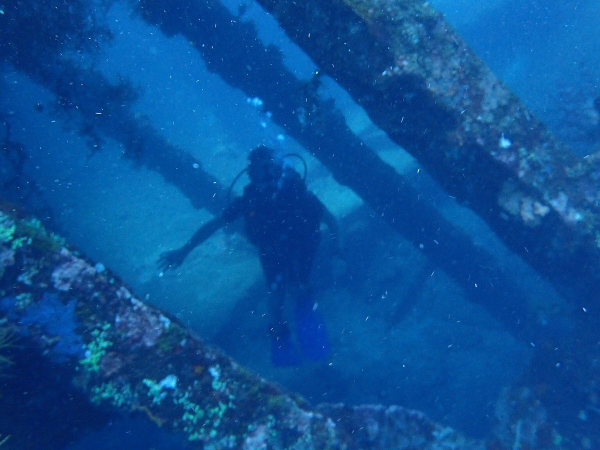
%> input picture TestPhoto/photo6jpg.jpg, 1200 x 900 px (shown at 1/2 size)
$ octave implement.m   (GNU Octave 9; MATLAB toolbox functions it lacks are replaced by stand-ins)
%> lines starting %> are read from the running program, lines starting %| are printed output that depends on the picture
close all;
clear all;
clc;

function out=MaxRGB(im)
% Image should be normalized to 0-1 归一化

R_max = max(max(im(:,:,1)));
G_max = max(max(im(:,:,2)));
B_max = max(max(im(:,:,3)));
Max = max(im(:));

k = [R_max G_max B_max]./Max;

for i=1:3
    out(:,:,i) = im(:,:,i)/k(i);
end

end

function out=GrayWorld(im, flag)
% Image should be normalized to 0-1 归一化

R_avg = mean2(im(:,:,1));
G_avg = mean2(im(:,:,2));
B_avg = mean2(im(:,:,3));

if ~exist('flag','var')||flag==0
    Avg = 0.5;
elseif flag==1
    Avg = mean2(im);
else
    Avg = G_avg;
end

k = [R_avg G_avg B_avg]./Avg;

for i=1:3
out(:,:,i) = im(:,:,i)/k(i);
out(:,:,i) = min(out(:,:,i),1);%处理一下有可能超出1的值，直接设1
end

end

% [107 lines left out: functions sharping, comb, not called in this run]


rgbImage = double(imread('TestPhoto/photo6jpg.jpg'))/255;
grayImage = rgb2gray(rgbImage);
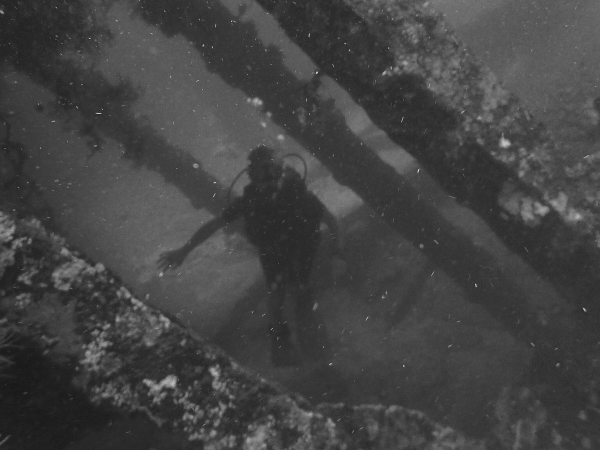
%> grayImage: size 900x1200 double (shown at 1/2 size); min 0.0461, max 0.95, mean 0.266

chanelR = rgbImage(:, :, 1);
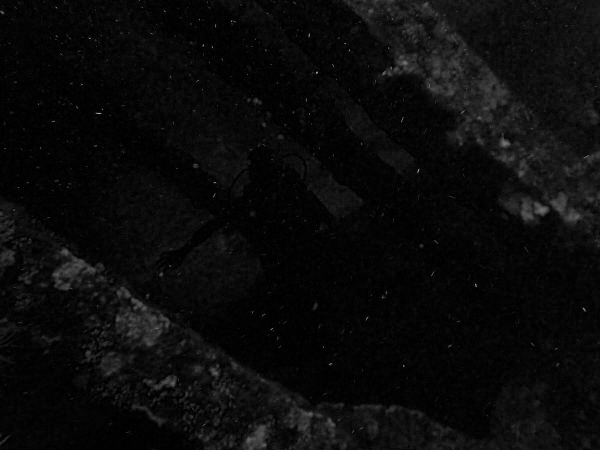
%> chanelR: size 900x1200 double (shown at 1/2 size); min 0, max 0.831, mean 0.0405
chanelG = rgbImage(:, :, 2);
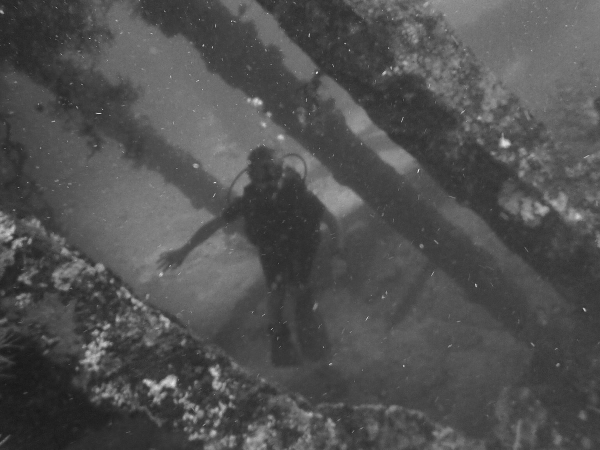
%> chanelG: size 900x1200 double (shown at 1/2 size); min 0.0314, max 1, mean 0.317
chanelB = rgbImage(:, :, 3);
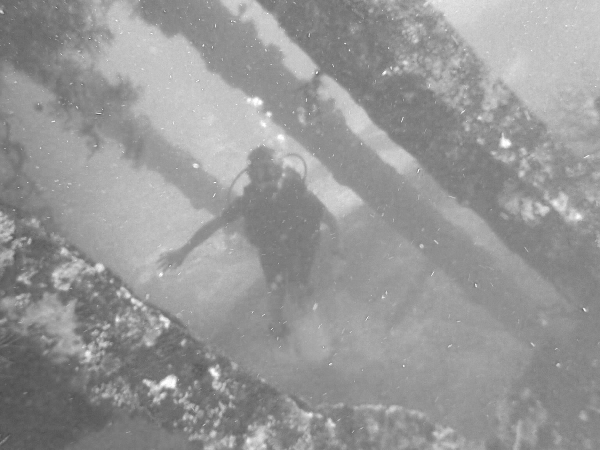
%> chanelB: size 900x1200 double (shown at 1/2 size); min 0.243, max 1, mean 0.593
%imwrite([chanelR, chanelG, chanelB], "./photo/chanel3.jpg");
meanR = mean(chanelR, "all");
%> meanR = 0.0405
meanG = mean(chanelG, "all");
%> meanG = 0.317
meanB = mean(chanelB, "all");
%> meanB = 0.593

%% 直接白平衡未做補償的結果(灰度世界)
IW = cat(3, chanelR, chanelG, chanelB);
IW_lin = rgb2lin(IW);
%> IW_lin: size 900x1200x3 double; mean of channels 1, 2, 3 0.00436, 0.0917, 0.324
IW_lin = GrayWorld(IW_lin);
%> in GrayWorld, `R_avg = mean2(im(:,:,1));`: R_avg = 0.00436
%> in GrayWorld, `G_avg = mean2(im(:,:,2));`: G_avg = 0.0917
%> in GrayWorld, `B_avg = mean2(im(:,:,3));`: B_avg = 0.324
%> in GrayWorld, `k = [R_avg G_avg B_avg]./Avg;`: k = [0.00872 0.183 0.648]
%> after the loop in GrayWorld, `for i=1:3`: out: size 900x1200x3 double; mean of channels 1, 2, 3 0.335, 0.479, 0.499
IWb = lin2rgb(IW_lin);
%> IWb: size 900x1200x3 double; mean of channels 1, 2, 3 0.523, 0.691, 0.72

%% MaxRGB
IM = cat(3, chanelR, chanelG, chanelB);
IM_lin = rgb2lin(IM);

IM_lin = MaxRGB(IM_lin);
%> in MaxRGB, `R_max = max(max(im(:,:,1)));`: R_max = 0.658
%> in MaxRGB, `G_max = max(max(im(:,:,2)));`: G_max = 1
%> in MaxRGB, `k = [R_max G_max B_max]./Max;`: k = [0.658 1 1]
%> after the loop in MaxRGB, `for i=1:3`: out: size 900x1200x3 double; mean of channels 1, 2, 3 0.00662, 0.0917, 0.324

IMb = lin2rgb(IM_lin);
%> IMb: size 900x1200x3 double; mean of channels 1, 2, 3 0.0551, 0.317, 0.593

I_lin = rgb2lin(IM);
percentiles = 5;
%> (the run ends here)

$ run again, with TestPhoto/test13.jpg copied over TestPhoto/photo6jpg.jpg
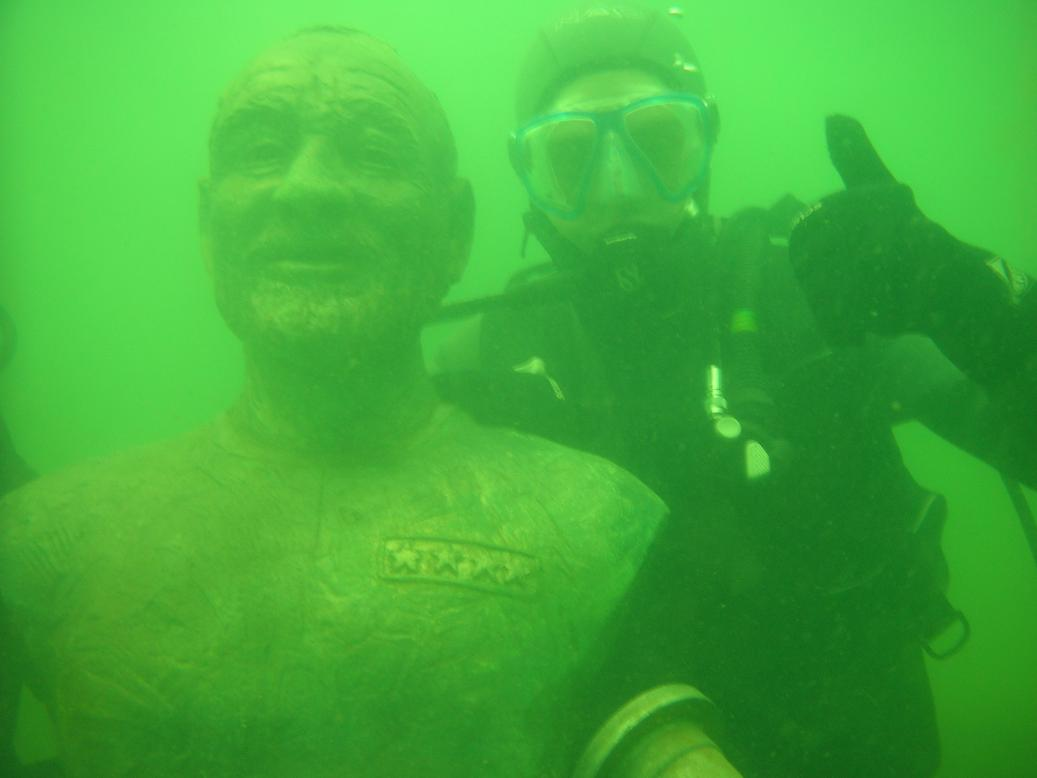
%> input picture TestPhoto/test13.jpg, 1037 x 778 px
%> `chanelG = rgbImage(:, :, 2);`:
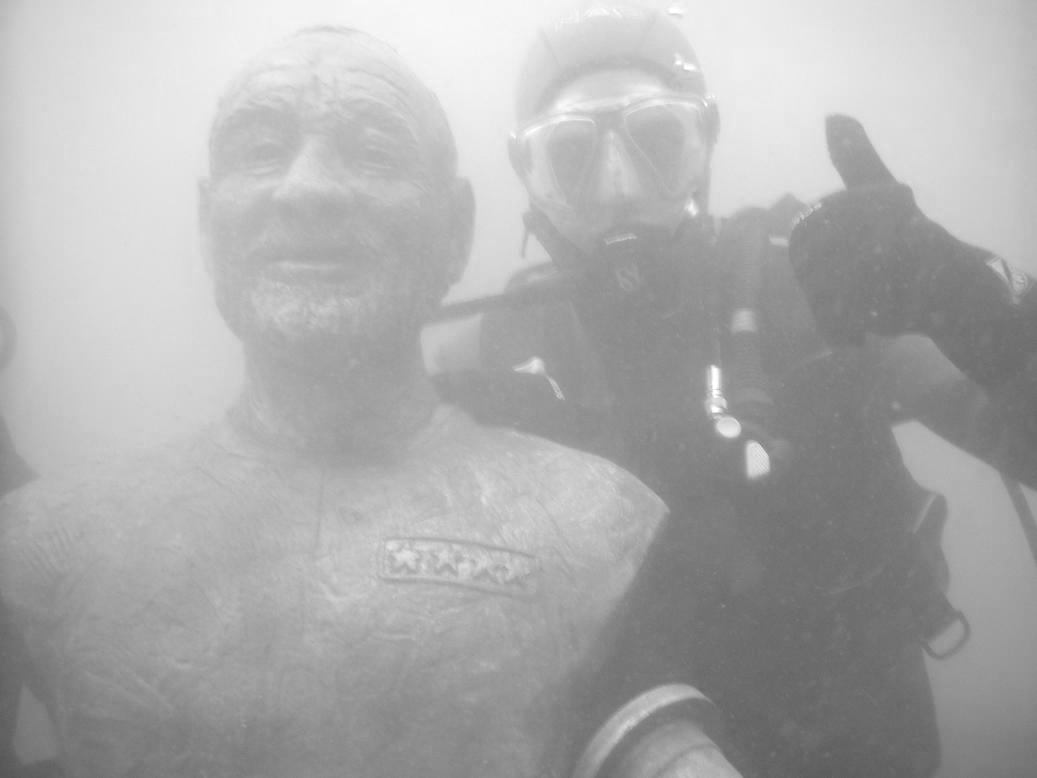
%> chanelG: size 778x1037 double; min 0.337, max 1, mean 0.675
%> `chanelB = rgbImage(:, :, 3);`:
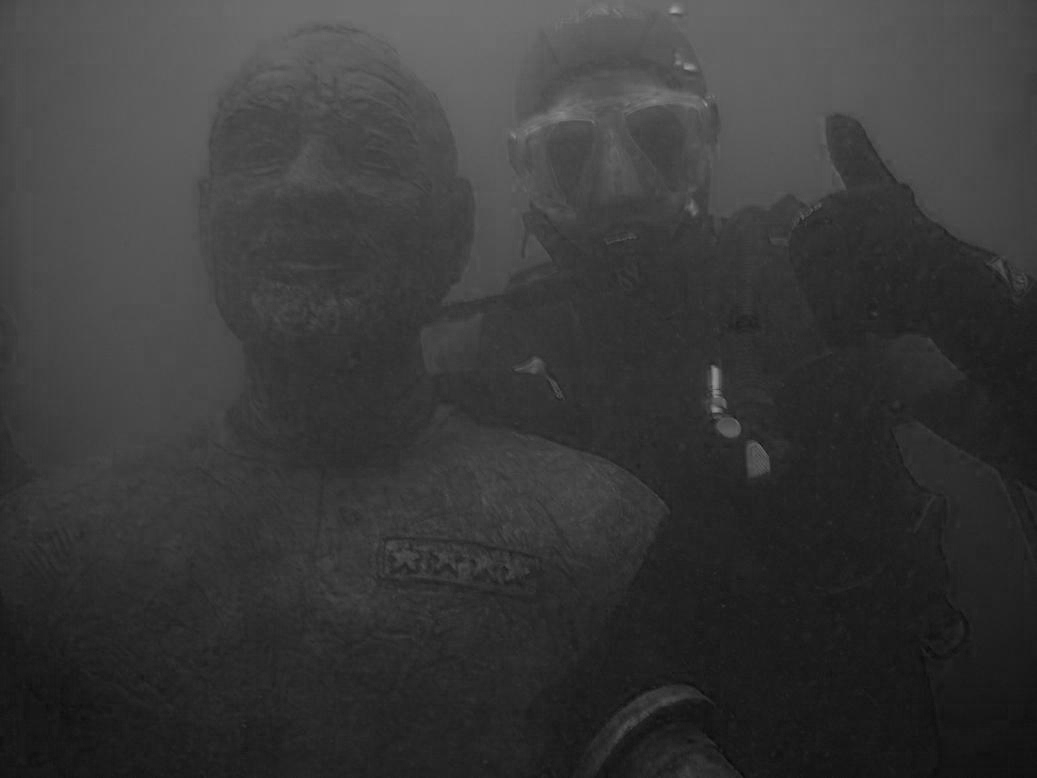
%> chanelB: size 778x1037 double; min 0.0275, max 0.631, mean 0.224
%> meanR = 0.255
%> meanG = 0.675
%> meanB = 0.224
%> IW_lin: size 778x1037x3 double; mean of channels 1, 2, 3 0.0628, 0.444, 0.0479
%> R_avg = 0.0628
%> G_avg = 0.444
%> B_avg = 0.0479
%> in GrayWorld, `k = [R_avg G_avg B_avg]./Avg;`: k = [0.126 0.888 0.0959]
%> IWb: size 778x1037x3 double; mean of channels 1, 2, 3 0.671, 0.712, 0.673
%> R_max = 0.527
%> G_max = 1
%> B_max = 0.356
%> Max = 1
%> in MaxRGB, `k = [R_max G_max B_max]./Max;`: k = [0.527 1 0.356]
%> IMb: size 778x1037x3 double; mean of channels 1, 2, 3 0.349, 0.675, 0.373

$ run again, with TestPhoto/test3.jpg copied over TestPhoto/photo6jpg.jpg
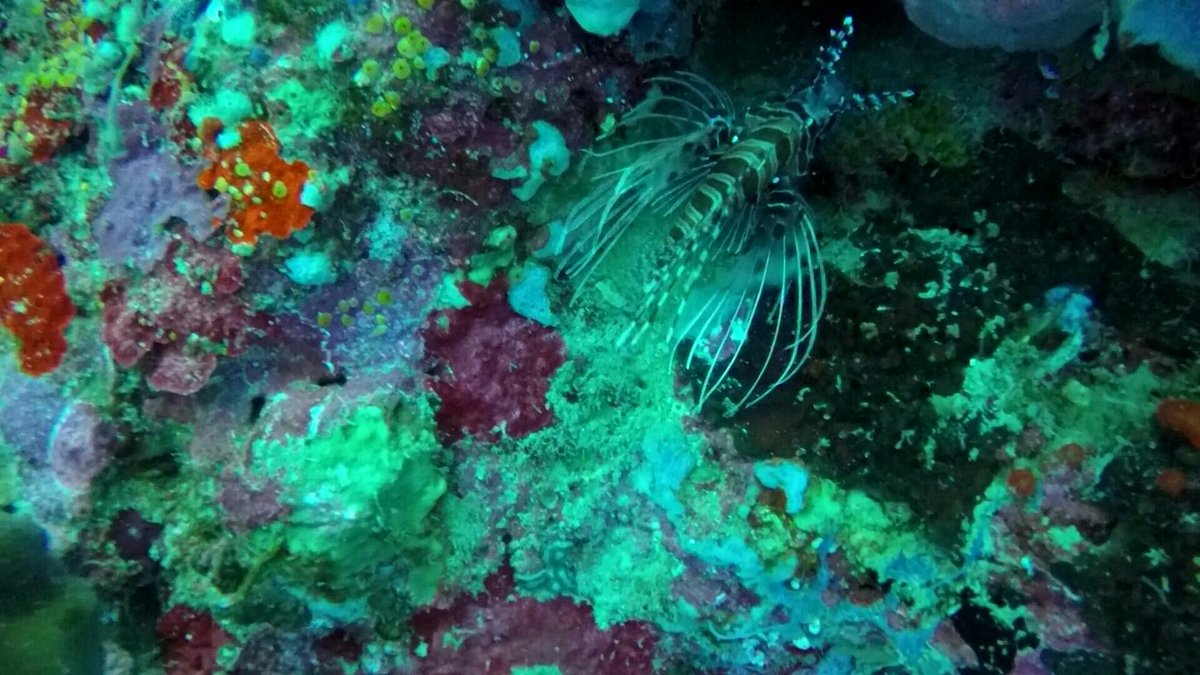
%> input picture TestPhoto/test3.jpg, 1200 x 675 px
%> `chanelR = rgbImage(:, :, 1);`:
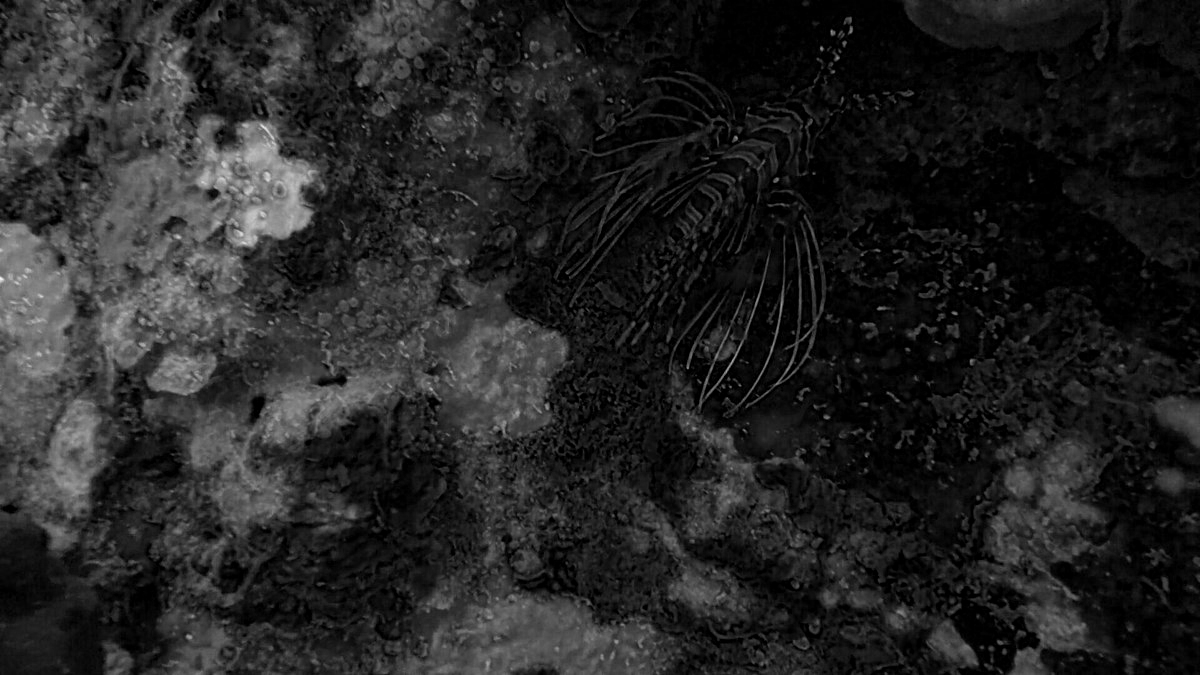
%> chanelR: size 675x1200 double; min 0, max 0.973, mean 0.142
%> `chanelB = rgbImage(:, :, 3);`:
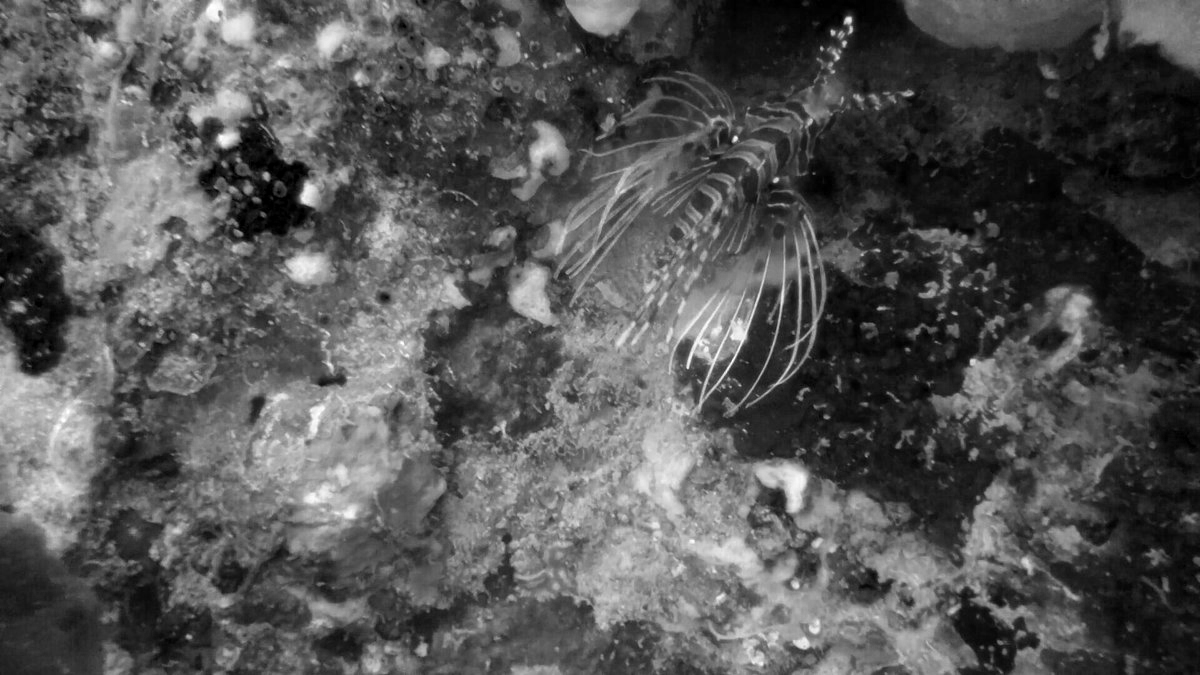
%> chanelB: size 675x1200 double; min 0, max 1, mean 0.334
%> meanR = 0.142
%> meanG = 0.366
%> meanB = 0.334
%> IW_lin: size 675x1200x3 double; mean of channels 1, 2, 3 0.0323, 0.167, 0.133
%> R_avg = 0.0323
%> G_avg = 0.167
%> B_avg = 0.133
%> in GrayWorld, `k = [R_avg G_avg B_avg]./Avg;`: k = [0.0647 0.335 0.267]
%> IWb: size 675x1200x3 double; mean of channels 1, 2, 3 0.498, 0.576, 0.59
%> R_max = 0.939
%> G_max = 1
%> in MaxRGB, `k = [R_max G_max B_max]./Max;`: k = [0.939 1 1]
%> IMb: size 675x1200x3 double; mean of channels 1, 2, 3 0.147, 0.366, 0.334
